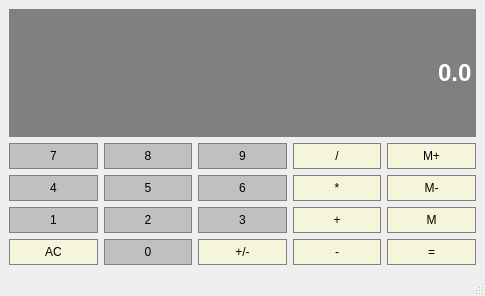
<?xml version="1.0" encoding="UTF-8"?>
<ui version="4.0">
 <class>Calculator</class>
 <widget class="QMainWindow" name="Calculator">
  <property name="geometry">
   <rect>
    <x>0</x>
    <y>0</y>
    <width>485</width>
    <height>296</height>
   </rect>
  </property>
  <property name="windowTitle">
   <string>Calculator</string>
  </property>
  <widget class="QWidget" name="centralwidget">
   <layout class="QGridLayout" name="gridLayout">
    <item row="1" column="4">
     <widget class="QPushButton" name="memAdd">
      <property name="sizePolicy">
       <sizepolicy hsizetype="Preferred" vsizetype="Preferred">
        <horstretch>0</horstretch>
        <verstretch>0</verstretch>
       </sizepolicy>
      </property>
      <property name="styleSheet">
       <string notr="true">QPushButton{
	background-color: #F5F5DC;
	border: 1px solid gray;
	padding: 5px;
}

QPushButton:pressed{
	background-color: #A9A9A9;
	border: 1px solid gray;
	padding: 5px;
}

</string>
      </property>
      <property name="text">
       <string>M+</string>
      </property>
     </widget>
    </item>
    <item row="3" column="2">
     <widget class="QPushButton" name="button3">
      <property name="sizePolicy">
       <sizepolicy hsizetype="Preferred" vsizetype="Preferred">
        <horstretch>0</horstretch>
        <verstretch>0</verstretch>
       </sizepolicy>
      </property>
      <property name="styleSheet">
       <string notr="true">QPushButton{
	background-color: #C0C0C0;
	border: 1px solid gray;
	padding: 5px;
}

QPushButton:pressed{
	background-color: #A9A9A9;
	border: 1px solid gray;
	padding: 5px;
}

</string>
      </property>
      <property name="text">
       <string>3</string>
      </property>
     </widget>
    </item>
    <item row="4" column="1">
     <widget class="QPushButton" name="button0">
      <property name="sizePolicy">
       <sizepolicy hsizetype="Preferred" vsizetype="Preferred">
        <horstretch>0</horstretch>
        <verstretch>0</verstretch>
       </sizepolicy>
      </property>
      <property name="styleSheet">
       <string notr="true">QPushButton{
	background-color: #C0C0C0;
	border: 1px solid gray;
	padding: 5px;
}

QPushButton:pressed{
	background-color: #A9A9A9;
	border: 1px solid gray;
	padding: 5px;
}

</string>
      </property>
      <property name="text">
       <string>0</string>
      </property>
     </widget>
    </item>
    <item row="1" column="1">
     <widget class="QPushButton" name="button8">
      <property name="sizePolicy">
       <sizepolicy hsizetype="Preferred" vsizetype="Preferred">
        <horstretch>0</horstretch>
        <verstretch>0</verstretch>
       </sizepolicy>
      </property>
      <property name="styleSheet">
       <string notr="true">QPushButton{
	background-color: #C0C0C0;
	border: 1px solid gray;
	padding: 5px;
}

QPushButton:pressed{
	background-color: #A9A9A9;
	border: 1px solid gray;
	padding: 5px;
}

</string>
      </property>
      <property name="text">
       <string>8</string>
      </property>
     </widget>
    </item>
    <item row="3" column="0">
     <widget class="QPushButton" name="button1">
      <property name="sizePolicy">
       <sizepolicy hsizetype="Preferred" vsizetype="Preferred">
        <horstretch>0</horstretch>
        <verstretch>0</verstretch>
       </sizepolicy>
      </property>
      <property name="styleSheet">
       <string notr="true">QPushButton{
	background-color: #C0C0C0;
	border: 1px solid gray;
	padding: 5px;
}

QPushButton:pressed{
	background-color: #A9A9A9;
	border: 1px solid gray;
	padding: 5px;
}

</string>
      </property>
      <property name="text">
       <string>1</string>
      </property>
     </widget>
    </item>
    <item row="4" column="3">
     <widget class="QPushButton" name="substract">
      <property name="sizePolicy">
       <sizepolicy hsizetype="Preferred" vsizetype="Preferred">
        <horstretch>0</horstretch>
        <verstretch>0</verstretch>
       </sizepolicy>
      </property>
      <property name="styleSheet">
       <string notr="true">QPushButton{
	background-color: #F5F5DC;
	border: 1px solid gray;
	padding: 5px;
}

QPushButton:pressed{
	background-color: #A9A9A9;
	border: 1px solid gray;
	padding: 5px;
}

</string>
      </property>
      <property name="text">
       <string>-</string>
      </property>
     </widget>
    </item>
    <item row="3" column="3">
     <widget class="QPushButton" name="add">
      <property name="sizePolicy">
       <sizepolicy hsizetype="Preferred" vsizetype="Preferred">
        <horstretch>0</horstretch>
        <verstretch>0</verstretch>
       </sizepolicy>
      </property>
      <property name="styleSheet">
       <string notr="true">QPushButton{
	background-color: #F5F5DC;
	border: 1px solid gray;
	padding: 5px;
}

QPushButton:pressed{
	background-color: #A9A9A9;
	border: 1px solid gray;
	padding: 5px;
}

</string>
      </property>
      <property name="text">
       <string>+</string>
      </property>
     </widget>
    </item>
    <item row="2" column="1">
     <widget class="QPushButton" name="button5">
      <property name="sizePolicy">
       <sizepolicy hsizetype="Preferred" vsizetype="Preferred">
        <horstretch>0</horstretch>
        <verstretch>0</verstretch>
       </sizepolicy>
      </property>
      <property name="styleSheet">
       <string notr="true">QPushButton{
	background-color: #C0C0C0;
	border: 1px solid gray;
	padding: 5px;
}

QPushButton:pressed{
	background-color: #A9A9A9;
	border: 1px solid gray;
	padding: 5px;
}

</string>
      </property>
      <property name="text">
       <string>5</string>
      </property>
     </widget>
    </item>
    <item row="1" column="3">
     <widget class="QPushButton" name="divide">
      <property name="sizePolicy">
       <sizepolicy hsizetype="Preferred" vsizetype="Preferred">
        <horstretch>0</horstretch>
        <verstretch>0</verstretch>
       </sizepolicy>
      </property>
      <property name="styleSheet">
       <string notr="true">QPushButton{
	background-color: #F5F5DC;
	border: 1px solid gray;
	padding: 5px;
}

QPushButton:pressed{
	background-color: #A9A9A9;
	border: 1px solid gray;
	padding: 5px;
}

</string>
      </property>
      <property name="text">
       <string>/</string>
      </property>
     </widget>
    </item>
    <item row="2" column="0">
     <widget class="QPushButton" name="button4">
      <property name="sizePolicy">
       <sizepolicy hsizetype="Preferred" vsizetype="Preferred">
        <horstretch>0</horstretch>
        <verstretch>0</verstretch>
       </sizepolicy>
      </property>
      <property name="styleSheet">
       <string notr="true">QPushButton{
	background-color: #C0C0C0;
	border: 1px solid gray;
	padding: 5px;
}

QPushButton:pressed{
	background-color: #A9A9A9;
	border: 1px solid gray;
	padding: 5px;
}

</string>
      </property>
      <property name="text">
       <string>4</string>
      </property>
     </widget>
    </item>
    <item row="2" column="4">
     <widget class="QPushButton" name="memClear">
      <property name="sizePolicy">
       <sizepolicy hsizetype="Preferred" vsizetype="Preferred">
        <horstretch>0</horstretch>
        <verstretch>0</verstretch>
       </sizepolicy>
      </property>
      <property name="styleSheet">
       <string notr="true">QPushButton{
	background-color: #F5F5DC;
	border: 1px solid gray;
	padding: 5px;
}

QPushButton:pressed{
	background-color: #A9A9A9;
	border: 1px solid gray;
	padding: 5px;
}

</string>
      </property>
      <property name="text">
       <string>M-</string>
      </property>
     </widget>
    </item>
    <item row="4" column="0">
     <widget class="QPushButton" name="clear">
      <property name="sizePolicy">
       <sizepolicy hsizetype="Preferred" vsizetype="Preferred">
        <horstretch>0</horstretch>
        <verstretch>0</verstretch>
       </sizepolicy>
      </property>
      <property name="styleSheet">
       <string notr="true">QPushButton{
	background-color: #F5F5DC;
	border: 1px solid gray;
	padding: 5px;
}

QPushButton:pressed{
	background-color: #A9A9A9;
	border: 1px solid gray;
	padding: 5px;
}

</string>
      </property>
      <property name="text">
       <string>AC</string>
      </property>
     </widget>
    </item>
    <item row="0" column="0" colspan="5">
     <widget class="QLineEdit" name="display">
      <property name="sizePolicy">
       <sizepolicy hsizetype="Preferred" vsizetype="Expanding">
        <horstretch>0</horstretch>
        <verstretch>0</verstretch>
       </sizepolicy>
      </property>
      <property name="font">
       <font>
        <family>Arial</family>
        <pointsize>18</pointsize>
        <weight>75</weight>
        <italic>false</italic>
        <bold>true</bold>
       </font>
      </property>
      <property name="styleSheet">
       <string notr="true">QLineEdit {
	background-color: gray;
	border: 1px solid gray;
	color: #ffffff
}

</string>
      </property>
      <property name="text">
       <string>0.0</string>
      </property>
      <property name="alignment">
       <set>Qt::AlignRight|Qt::AlignTrailing|Qt::AlignVCenter</set>
      </property>
     </widget>
    </item>
    <item row="2" column="2">
     <widget class="QPushButton" name="button6">
      <property name="sizePolicy">
       <sizepolicy hsizetype="Preferred" vsizetype="Preferred">
        <horstretch>0</horstretch>
        <verstretch>0</verstretch>
       </sizepolicy>
      </property>
      <property name="styleSheet">
       <string notr="true">QPushButton{
	background-color: #C0C0C0;
	border: 1px solid gray;
	padding: 5px;
}

QPushButton:pressed{
	background-color: #A9A9A9;
	border: 1px solid gray;
	padding: 5px;
}

</string>
      </property>
      <property name="text">
       <string>6</string>
      </property>
     </widget>
    </item>
    <item row="3" column="1">
     <widget class="QPushButton" name="button2">
      <property name="sizePolicy">
       <sizepolicy hsizetype="Preferred" vsizetype="Preferred">
        <horstretch>0</horstretch>
        <verstretch>0</verstretch>
       </sizepolicy>
      </property>
      <property name="styleSheet">
       <string notr="true">QPushButton{
	background-color: #C0C0C0;
	border: 1px solid gray;
	padding: 5px;
}

QPushButton:pressed{
	background-color: #A9A9A9;
	border: 1px solid gray;
	padding: 5px;
}

</string>
      </property>
      <property name="text">
       <string>2</string>
      </property>
     </widget>
    </item>
    <item row="2" column="3">
     <widget class="QPushButton" name="multiply">
      <property name="sizePolicy">
       <sizepolicy hsizetype="Preferred" vsizetype="Preferred">
        <horstretch>0</horstretch>
        <verstretch>0</verstretch>
       </sizepolicy>
      </property>
      <property name="styleSheet">
       <string notr="true">QPushButton{
	background-color: #F5F5DC;
	border: 1px solid gray;
	padding: 5px;
}

QPushButton:pressed{
	background-color: #A9A9A9;
	border: 1px solid gray;
	padding: 5px;
}

</string>
      </property>
      <property name="text">
       <string>*</string>
      </property>
     </widget>
    </item>
    <item row="1" column="2">
     <widget class="QPushButton" name="button9">
      <property name="sizePolicy">
       <sizepolicy hsizetype="Preferred" vsizetype="Preferred">
        <horstretch>0</horstretch>
        <verstretch>0</verstretch>
       </sizepolicy>
      </property>
      <property name="styleSheet">
       <string notr="true">QPushButton{
	background-color: #C0C0C0;
	border: 1px solid gray;
	padding: 5px;
}

QPushButton:pressed{
	background-color: #A9A9A9;
	border: 1px solid gray;
	padding: 5px;
}

</string>
      </property>
      <property name="text">
       <string>9</string>
      </property>
     </widget>
    </item>
    <item row="4" column="4">
     <widget class="QPushButton" name="equals">
      <property name="sizePolicy">
       <sizepolicy hsizetype="Preferred" vsizetype="Preferred">
        <horstretch>0</horstretch>
        <verstretch>0</verstretch>
       </sizepolicy>
      </property>
      <property name="styleSheet">
       <string notr="true">QPushButton{
	background-color: #F5F5DC;
	border: 1px solid gray;
	padding: 5px;
}

QPushButton:pressed{
	background-color: #A9A9A9;
	border: 1px solid gray;
	padding: 5px;
}

</string>
      </property>
      <property name="text">
       <string>=</string>
      </property>
     </widget>
    </item>
    <item row="1" column="0">
     <widget class="QPushButton" name="button7">
      <property name="sizePolicy">
       <sizepolicy hsizetype="Preferred" vsizetype="Preferred">
        <horstretch>0</horstretch>
        <verstretch>0</verstretch>
       </sizepolicy>
      </property>
      <property name="styleSheet">
       <string notr="true">QPushButton{
	background-color: #C0C0C0;
	border: 1px solid gray;
	padding: 5px;
}

QPushButton:pressed{
	background-color: #A9A9A9;
	border: 1px solid gray;
	padding: 5px;
}

</string>
      </property>
      <property name="text">
       <string>7</string>
      </property>
     </widget>
    </item>
    <item row="3" column="4">
     <widget class="QPushButton" name="memGet">
      <property name="sizePolicy">
       <sizepolicy hsizetype="Preferred" vsizetype="Preferred">
        <horstretch>0</horstretch>
        <verstretch>0</verstretch>
       </sizepolicy>
      </property>
      <property name="styleSheet">
       <string notr="true">QPushButton{
	background-color: #F5F5DC;
	border: 1px solid gray;
	padding: 5px;
}

QPushButton:pressed{
	background-color: #A9A9A9;
	border: 1px solid gray;
	padding: 5px;
}

</string>
      </property>
      <property name="text">
       <string>M</string>
      </property>
     </widget>
    </item>
    <item row="4" column="2">
     <widget class="QPushButton" name="changeSign">
      <property name="sizePolicy">
       <sizepolicy hsizetype="Preferred" vsizetype="Preferred">
        <horstretch>0</horstretch>
        <verstretch>0</verstretch>
       </sizepolicy>
      </property>
      <property name="styleSheet">
       <string notr="true">QPushButton{
	background-color: #F5F5DC;
	border: 1px solid gray;
	padding: 5px;
}

QPushButton:pressed{
	background-color: #A9A9A9;
	border: 1px solid gray;
	padding: 5px;
}

</string>
      </property>
      <property name="text">
       <string>+/-</string>
      </property>
     </widget>
    </item>
   </layout>
  </widget>
  <widget class="QMenuBar" name="menubar">
   <property name="geometry">
    <rect>
     <x>0</x>
     <y>0</y>
     <width>485</width>
     <height>21</height>
    </rect>
   </property>
  </widget>
  <widget class="QStatusBar" name="statusbar"/>
 </widget>
 <tabstops>
  <tabstop>display</tabstop>
  <tabstop>multiply</tabstop>
  <tabstop>button8</tabstop>
  <tabstop>divide</tabstop>
  <tabstop>button1</tabstop>
  <tabstop>substract</tabstop>
  <tabstop>add</tabstop>
  <tabstop>button5</tabstop>
  <tabstop>memAdd</tabstop>
  <tabstop>button4</tabstop>
  <tabstop>memClear</tabstop>
  <tabstop>clear</tabstop>
  <tabstop>button0</tabstop>
  <tabstop>button6</tabstop>
  <tabstop>button2</tabstop>
  <tabstop>button3</tabstop>
  <tabstop>button9</tabstop>
  <tabstop>equals</tabstop>
  <tabstop>button7</tabstop>
  <tabstop>memGet</tabstop>
  <tabstop>changeSign</tabstop>
 </tabstops>
 <resources/>
 <connections/>
</ui>
